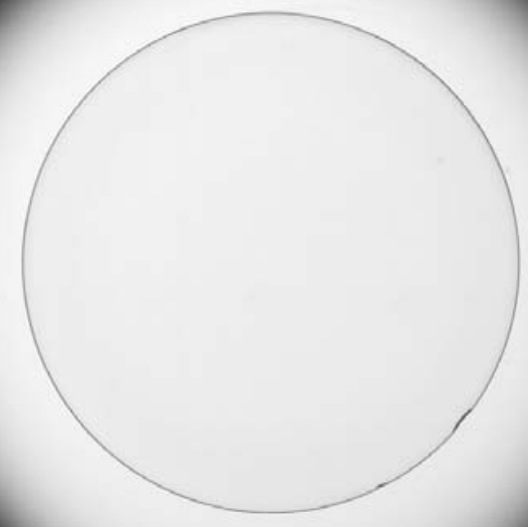
#> input picture ConceptRevisionExam/lens.png, 528 x 527 px
$ python inbuiltgradient.py   (older library calls are emulated)
#> lines starting #> are read from the running program, lines starting #| are printed output that depends on the picture
import cv2
import numpy as np
import matplotlib.pyplot as plt

# Open the picture
img = cv2.imread('lens.png', cv2.IMREAD_GRAYSCALE)
#> img is the input picture: shape (527, 528); min 79, max 254, mean 232

# Apply the Sobel magic
sobel_x = cv2.Sobel(img, cv2.CV_64F, 1, 0, ksize=3)
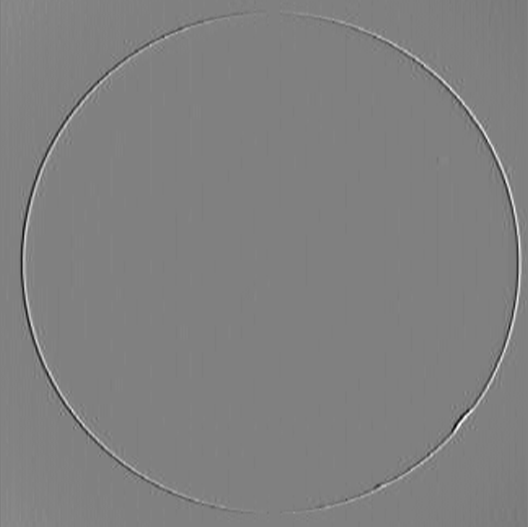
#> sobel_x: shape (527, 528) float64; min -370, max 363, mean 0; drawn with min black and max white
sobel_y = cv2.Sobel(img, cv2.CV_64F, 0, 1, ksize=3)
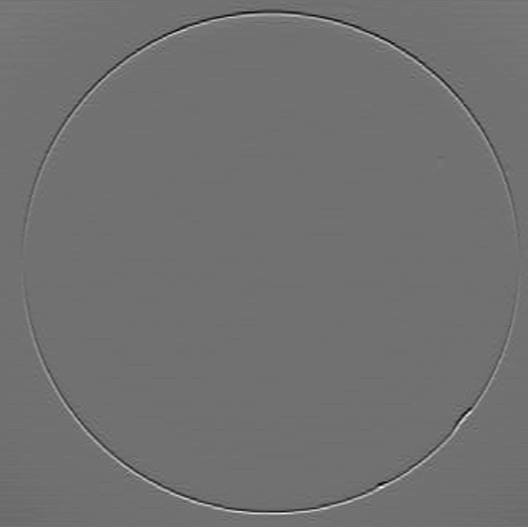
#> sobel_y: shape (527, 528) float64; min -349, max 435, mean 0; drawn with min black and max white

# Merge the x and y gradient's power
sobel = np.hypot(sobel_x, sobel_y)
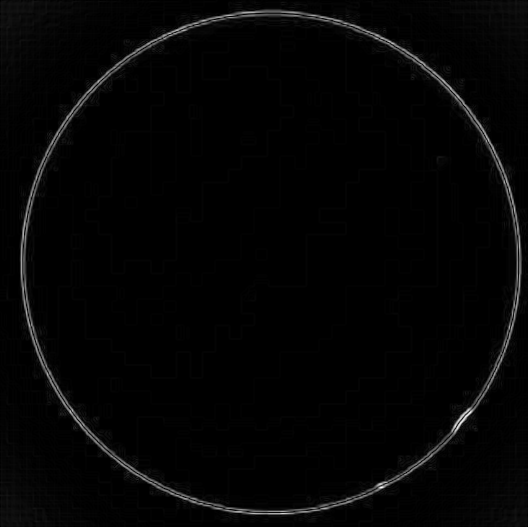
#> sobel: shape (527, 528) float64; min 0, max 452.6, mean 8.1; drawn with min black and max white

# Normalize between 0 and 255
sobel = (sobel / sobel.max()) * 255

# Show the before and after pictures
plt.subplot(1, 2, 1), plt.imshow(img, cmap='gray')
plt.title('Before'), plt.xticks([]), plt.yticks([])

plt.subplot(1, 2, 2), plt.imshow(sobel, cmap='gray')
plt.title('After'), plt.xticks([]), plt.yticks([])

plt.show()
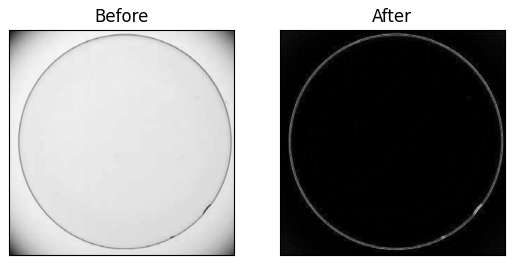
#> figure drawn by matplotlib, 2 panels
